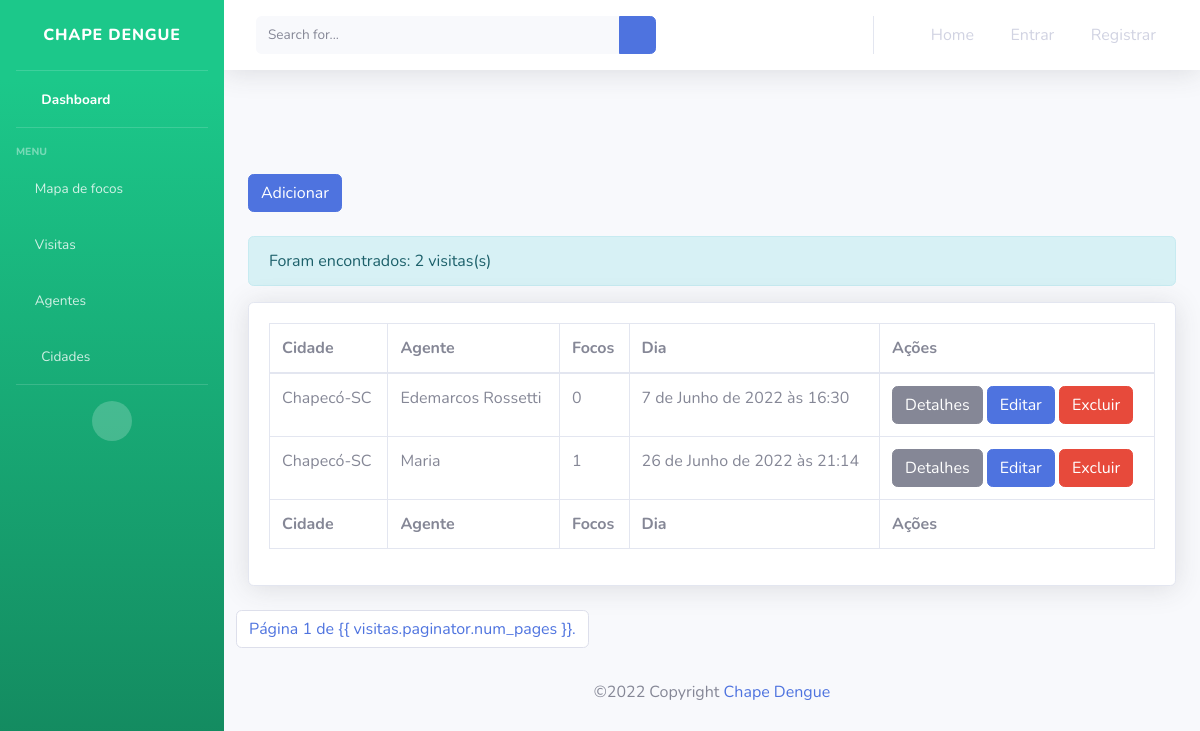
The page /visitas/ on the database as committed earlier.
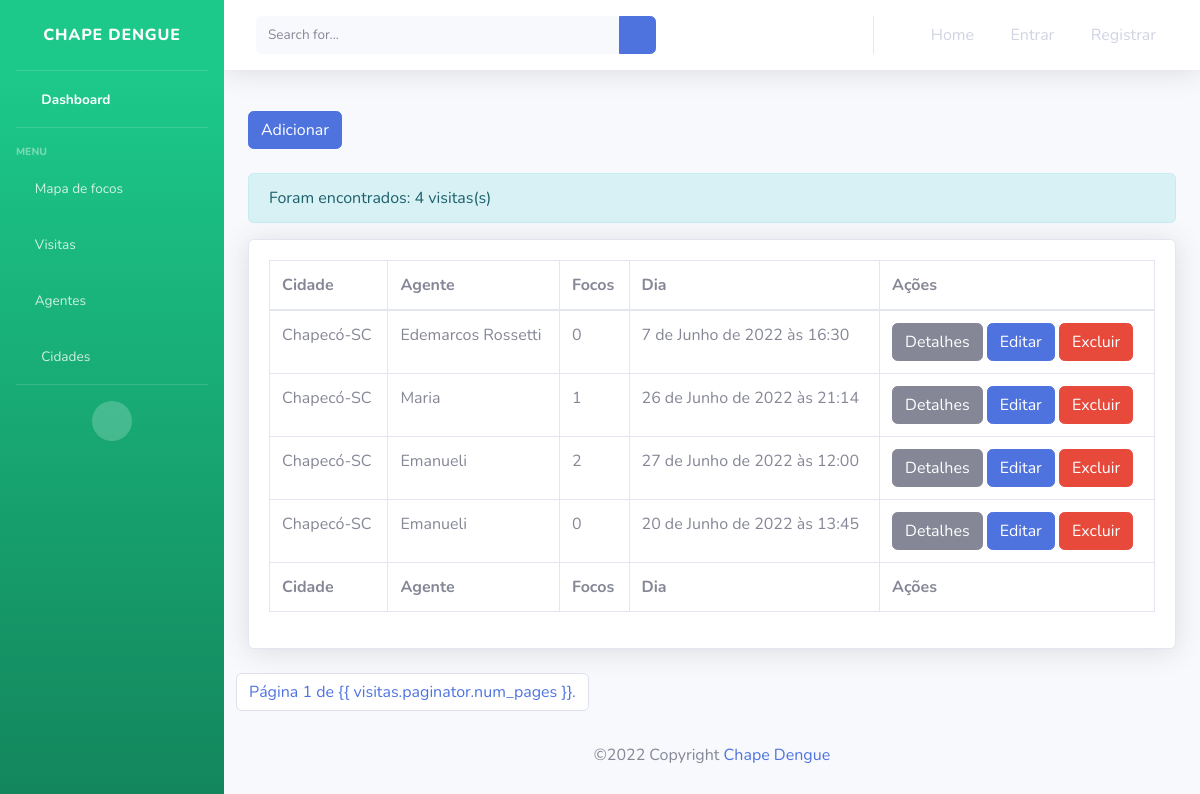
The same page on the database as committed later.
### chapDengue/models/Visita.py (models this page shows, shortened)
class Visita(models.Model):
    cidade = models.ForeignKey("Cidade", null=True, on_delete=models.SET_NULL, related_name='cidade')
    agente = models.ForeignKey("Agente", null=True, on_delete=models.SET_NULL, related_name='agente')
    rua = models.CharField(null=False, max_length=200)
    complemento = models.CharField(null=False, max_length=20)
    descricao = models.CharField(null=False, max_length=300)
    focos = models.IntegerField(null=False)
    dia = models.DateTimeField(null=False)
    status = models.BooleanField(default=True)
    created_at = models.DateTimeField(auto_now_add=True)
    updated_at = models.DateTimeField(auto_now=True)

### chapDengue/models/Cidade.py (models this page shows)
class Cidade(models.Model):
    estado = models.ForeignKey("Estado", null=True, on_delete=models.SET_NULL, related_name='estado')
    name = models.CharField(null=False, max_length=20)
    status = models.BooleanField(default=True)
    created_at = models.DateTimeField(auto_now_add=True)
    updated_at = models.DateTimeField(auto_now=True)
    def __str__(self):
        return '{}-{}'.format(self.name, self.estado.sigla)

### chapDengue/models/Estado.py (models this page shows, shortened)
class Estado(models.Model):
    name = models.CharField(null=False, max_length=20)
    sigla = models.CharField(null=False, max_length=2)
    status = models.BooleanField(default=True)
    created_at = models.DateTimeField(auto_now_add=True)
    updated_at = models.DateTimeField(auto_now=True)

### chapDengue/models/Agente.py (models this page shows)
class Agente(models.Model):
    name = models.CharField(null=False, max_length=20)
    status = models.BooleanField(default=True)
    created_at = models.DateTimeField(auto_now_add=True)
    updated_at = models.DateTimeField(auto_now=True)
    def __str__(self):
        return '{}'.format(self.name)

### chapDengue/views/ListarVisitasView.py (the view)
def listar_visitas_view(request):
     cidade = request.GET.get("Cidade")
     agente = request.GET.get("agente")
     rua = request.GET.get("rua")
     complemento = request.GET.get("complemento")
     descricao = request.GET.get("descricao")
     focos = request.GET.get("focos")
     dia = request.GET.get("dia")
     visitas = Visita.objects.all()
     if cidade is not None:
        visitas = Visita.filter(cidade__name=cidade)
     if agente is not None:
        visitas = Visita.filter(agente__name=agente)
     if rua is not None:
        visitas = Visita.filter(visita__rua=rua)
     if complemento is not None:
        visitas = Visita.filter(visita__complemento=complemento)
     if descricao is not None:
        visitas = Visita.filter(visita__descricao=descricao)
     if focos is not None:
        visitas = Visita.filter(visita__focos=focos)
     if dia is not None:
        visitas = Visita.filter(visita__dia=dia)
     if len(visitas) > 0:
         paginator = Paginator(visitas, 8)
         page = request.GET.get('page')
         visitas = paginator.get_page(page)
     get_copy = request.GET.copy()
     parameters = get_copy.pop('page', True) and get_copy.urlencode()
     context = {
         'visitas':visitas,
         'parameters': parameters
     }
     return render(request, template_name='visitas/visitas.html', context=context, status=200)

### chapDengue/templates/visitas/visitas.html (shortened to what this page needs)
{% extends "index.html" %}
{% load static %}
{% block content %}
<div id="content">
        <div class="container-fluid mt-0">
            <a href="{% url 'cadvisita' %}" class="btn btn-primary btn-card mb-4">Adicionar</a>
            <p class="alert alert-info">Foram encontrados: {{ visitas | length }} visitas(s)</p>
                <div class="card shadow mb-4">
                    <div class="card-body">
                        <div class="table-responsive">
                            <table class="table table-bordered" id="dataTable" width="100%" cellspacing="0">
                                <thead>
                                    <tr>
                                        <th>Cidade</th>
                                        <th>Agente</th>
                                        <th>Focos</th>
                                        <th>Dia</th>
                                        <th>Ações</th>
                                    </tr>
                                </thead>
                                <tfoot>
                                    <tr>
                                        <th>Cidade</th>
                                        <th>Agente</th>
                                        <th>Focos</th>
                                        <th>Dia</th>
                                        <th>Ações</th>
                                    </tr>
                                </tfoot>
                                <tbody>
                                    {% for visita in visitas %}
                                    <tr>
                                        <td>{{visita.cidade}}</td>
                                        <td>{{visita.agente}}</td>
                                        <td>{{visita.focos}}</td>
                                        <td>{{visita.dia}}</td>
                                        <td>
                                            <a href={% url 'profile' visita.id %} class="btn btn-secondary btn-card">Detalhes</a>
                                            <a href={% url 'profile' visita.id %} class="btn btn-primary btn-card">Editar</a>
                                            <a href={% url 'profile' visita.id %} class="btn btn-danger btn-card">Excluir</a>
                                        </td>
                                    </tr>
                                    {% endfor %}
                                </tbody>
                            </table>
                        </div>
                    </div>
                </div>
            <div class="row">
                <nav aria-label="Page navigation" class="navigation">
                    <ul class="pagination">
                        <li class="page-item"><a class="page-link" href="#">Página {{ visitas.number }} de {{
                                visitas.paginator.num_pages }}.</a></li>
                    </ul>
                </nav>
            </div>
</div>
{% endblock %}

### chapDengue/templates/index.html (shortened to what this page needs)
{% load static %}
<!DOCTYPE html>
<html lang="pt-br">
<head>
    <link href="{% static 'vendor/fontawesome-free/css/all.min.css' %}" rel="stylesheet" type="text/css">
    <link href="{% static 'css/sb-admin-2.min.css' %}" rel="stylesheet">
</head>
<body id="page-top">
    <div id="wrapper">
        <ul class="navbar-nav bg-gradient-success sidebar sidebar-dark accordion" id="accordionSidebar">
            <a class="sidebar-brand d-flex align-items-center justify-content-center" href="{% url 'home' %}">
                <div class="sidebar-brand-text mx-3">Chape Dengue</div>
            </a>
            <hr class="sidebar-divider my-0">
            <li class="nav-item active">
                <a class="nav-link" href="{% url 'home' %}">
                    <i class="fas fa-fw fa-tachometer-alt"></i>
                    <span>Dashboard</span></a>
            </li>
            <hr class="sidebar-divider">
            <div class="sidebar-heading">
                Menu
            </div>
            <li class="nav-item">
                <a class="nav-link" href="{% url 'listarVisitas' %}" >
                    <i class="fas fa-solid fa-map"></i>
                    <span>Mapa de focos</span>
                </a>
            </li>
            <li class="nav-item">
                <a class="nav-link" href="{% url 'listarVisitas' %}" >
                    <i class="fas fa-solid fa-house-user"></i>
                    <span>Visitas</span>
                </a>
            </li>
            <li class="nav-item">
                <a class="nav-link" href="{% url 'agentes' %}" >
                    <i class="fas fa-solid fa-user"></i>
                    <span>Agentes</span>
                </a>
            </li>
            <li class="nav-item">
                <a class="nav-link" href="{% url 'listarVisitas' %}" >
                    <i class="fas fa-fw fa-cog"></i>
                    <span>Cidades</span>
                </a>
            </li>
            <hr class="sidebar-divider">
            <div class="text-center d-none d-md-inline">
                <button class="rounded-circle border-0" id="sidebarToggle"></button>
            </div>
        </ul>
        <div id="content-wrapper" class="d-flex flex-column">
            <div id="content">
                <nav class="navbar navbar-expand navbar-light bg-white topbar mb-4 static-top shadow">
                    <form
                        class="d-none d-sm-inline-block form-inline mr-auto ml-md-3 my-2 my-md-0 mw-100 navbar-search">
                        <div class="input-group">
                            <input type="text" class="form-control bg-light border-0 small" placeholder="Search for..."
                                aria-label="Search" aria-describedby="basic-addon2">
                            <div class="input-group-append">
                                <button class="btn btn-primary" type="button">
                                    <i class="fas fa-search fa-sm"></i>
                                </button>
                            </div>
                        </div>
                    </form>
                    <ul class="navbar-nav ml-auto">
                        <li class="nav-item dropdown no-arrow">
                            <nav class="navbar justify-content-end navbar-expand-lg">
                                <ul class="nav">
                                  <li class="nav-item"><a class="nav-link" href="/"><i class="fa fa-home"></i> Home</a></li>
                                  {% if user.is_authenticated %}
                                    <li class="nav-item"><a class="nav-link" href={% url 'profiles' %}><i class="fa fa-user"></i> Perfil</a></li>
                                    <li class="nav-item"><a class="nav-link" href={% url 'edit-profile' %}><i class="fa fa-edit"></i> Editar Perfil</a></li>
                                    <li class="nav-item"><a class="nav-link" href={% url 'logout' %}><i class="fa fa-sign-out"></i> Sair</a></li>
                                  {% else %}
                                    <li class="nav-item"><a class="nav-link" href={% url 'login' %}><i class="fa fa-sign-in"></i> Entrar</a></li>
                                    <li class="nav-item"><a class="nav-link" href={% url 'register' %}><i class="fa fa-edit"></i> Registrar</a></li>
                                  {% endif %}
                                </ul>
                            </nav>
                        </li>
                    </ul>
                </nav>
            </div>
            {% block content %}{% endblock %}
            <footer class="page-footer font-small blue">
              <div class="footer-copyright text-center py-3">©2022 Copyright
                  <a href="https://www.casadocodigo.com.br/">Chape Dengue</a>
              </div>
          </footer>
        </div>
    </div>
</body>
</html>

Rows that differ between the two databases and show on the page:
added Visita: cidade "Chapecó-SC", agente "Emanueli", focos "2", dia "27 de Junho de 2022 às 12:00"
added Visita: cidade "Chapecó-SC", agente "Emanueli", focos "0", dia "20 de Junho de 2022 às 13:45"
Other text that changed with them:
{{ visitas | length }}: "2" → "4"
